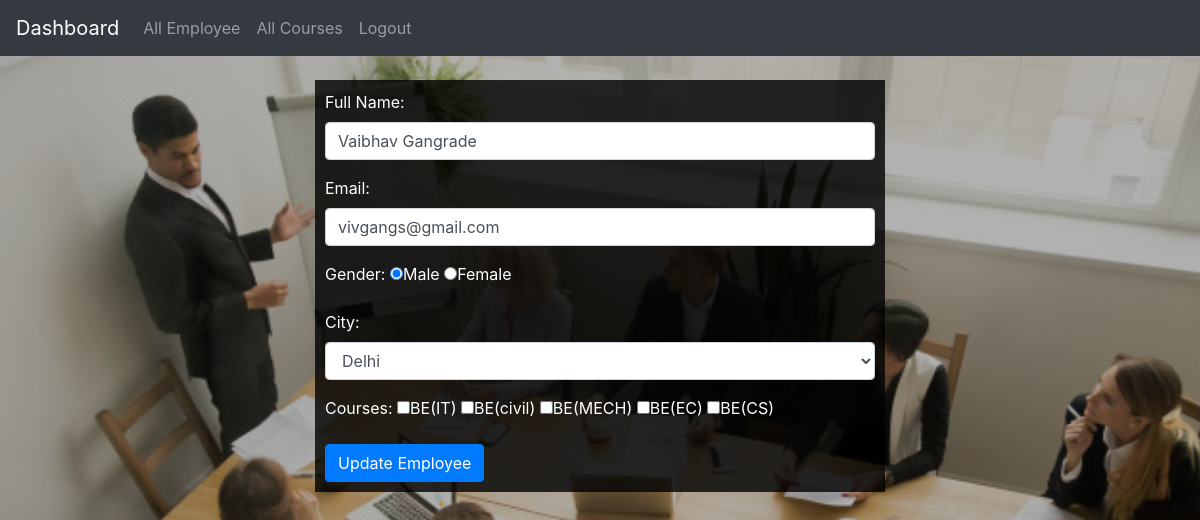
Screenshot of /update_data.php?id=29 with the database file from the repository.
### tables this page shows
CREATE TABLE `registration` (
  `id` int(11) NOT NULL,
  `fullname` varchar(200) NOT NULL,
  `email` varchar(100) NOT NULL,
  `pwd` varchar(255) NOT NULL,
  `gender` varchar(15) NOT NULL,
  `city` varchar(100) NOT NULL,
  `course` varchar(255) NOT NULL,
  `is_admin` tinyint(1) NOT NULL DEFAULT '0',
  `created_at` datetime(6) NOT NULL,
  `updated_at` datetime(6) NOT NULL,
  `is_active` tinyint(1) NOT NULL DEFAULT '0'
);

### update_data.php (the view, shortened to what this page needs)
<?php require_once('config/config.php'); ?>
<?php include('inc/header.php'); ?>
<?php
$id = $_GET['id'];
$get_data = "SELECT * FROM registration WHERE id ='".$id."'";
$res = mysqli_query($conn,$get_data);
$row = mysqli_fetch_assoc($res);
?>
<div class="row">
	<div class="col-md-6 mx-auto" style="background-color: rgba(0,0,0,0.8);padding: 10px;color:white;">
		<form>
			<div class="form-group">
				<label>Full Name:</label>
				<input type="text" name="fullname" id="fullname" class="form-control" placeholder="Enter Full Name" value="<?php echo $row['fullname'] ?>">
			</div>
			<div class="form-group">
				<label>Email:</label>
				<input type="text" name="email" id="email" class="form-control" placeholder="Enter Email" value="<?php echo $row['email'] ?>">
			</div>
			<div class="form-group">
				<label>Gender:</label>
					<input type="radio" name="gender" id="gender" value="Male"<?php if($row['gender']=="Male"){echo "checked";}else{} ?>>Male
					<input type="radio" name="gender" id="gender" value="Female" <?php if($row['gender']=="Female"){echo "checked";}else{} ?>>Female
			</div>
			<div class="form-group">
				<label>City:</label>
				<select class="form-control" name="city" id="city">
					<option value="Delhi"<?php if($row['city']=="Delhi"){ echo "selected";} ?>>Delhi</option>
				</select>
			</div>
			<div class="form-group">
				<label>Courses:</label>
				<input type="checkbox" name="course[]" id="course" value="it"<?php if($row['course']=="it"){ echo "checked";} ?>>BE(IT)
				<input type="checkbox" name="course[]" id="course" value="civil"<?php if($row['course']=="civil"){ echo "checked";} ?>>BE(civil)
				<input type="checkbox" name="course[]" id="course" value="mech"<?php if($row['course']=="mech"){ echo "checked";} ?>>BE(MECH)
				<input type="checkbox" name="course[]" id="course" value="ec"<?php if($row['course']=="ec"){ echo "checked";} ?>>BE(EC)
				<input type="checkbox" name="course[]" id="course" value="cs"<?php if($row['course']=="cs"){ echo "checked";} ?>>BE(CS)
			</div>
			<button type="button" class="btn btn-primary" id="update">Update Employee</button>
		</form>
	</div>
</div>
<?php include('inc/footer.php'); ?>

### css/style.css (style rules this page uses)
body { background:linear-gradient(0deg, rgba(1, 1, 1, 0.3), rgba(0, 0, 0, 0.3)), url('../img/dashboard-bg.jpg'); background-size: cover; background-repeat: no-repeat; width: 100%; height: 100vh; }

### rows the page displays
registration: fullname "Vaibhav Gangrade", email "vivgangs@gmail.com", gender "☑", city "Delhi"
